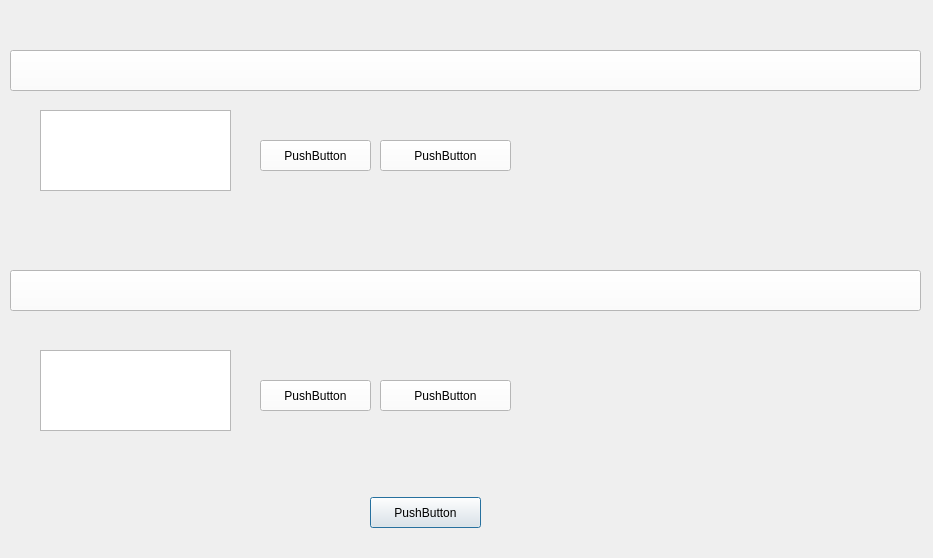
<?xml version="1.0" encoding="UTF-8"?>
<ui version="4.0">
 <class>quiz</class>
 <widget class="QDialog" name="quiz">
  <property name="geometry">
   <rect>
    <x>0</x>
    <y>0</y>
    <width>933</width>
    <height>558</height>
   </rect>
  </property>
  <property name="windowTitle">
   <string>Quiz</string>
  </property>
  <widget class="QPushButton" name="pushButton">
   <property name="geometry">
    <rect>
     <x>370</x>
     <y>497</y>
     <width>111</width>
     <height>31</height>
    </rect>
   </property>
   <property name="styleSheet">
    <string notr="true">background-image: url(:/img/img/orangeButton2.jpg);
font: 75 16pt &quot;MS Shell Dlg 2&quot;;</string>
   </property>
   <property name="text">
    <string>PushButton</string>
   </property>
  </widget>
  <widget class="QPushButton" name="pushButton_16">
   <property name="geometry">
    <rect>
     <x>10</x>
     <y>50</y>
     <width>911</width>
     <height>41</height>
    </rect>
   </property>
   <property name="styleSheet">
    <string notr="true">color: rgb(0, 0, 0);
background-color: rgb(255, 255, 255);
font: 75 18pt &quot;MS Shell Dlg 2&quot;;</string>
   </property>
   <property name="text">
    <string/>
   </property>
  </widget>
  <widget class="QPlainTextEdit" name="plainTextEdit">
   <property name="geometry">
    <rect>
     <x>40</x>
     <y>110</y>
     <width>191</width>
     <height>81</height>
    </rect>
   </property>
  </widget>
  <widget class="QPushButton" name="pushButton_17">
   <property name="geometry">
    <rect>
     <x>10</x>
     <y>270</y>
     <width>911</width>
     <height>41</height>
    </rect>
   </property>
   <property name="styleSheet">
    <string notr="true">color: rgb(0, 0, 0);
background-color: rgb(255, 255, 255);
font: 75 18pt &quot;MS Shell Dlg 2&quot;;</string>
   </property>
   <property name="text">
    <string/>
   </property>
  </widget>
  <widget class="QPlainTextEdit" name="plainTextEdit_2">
   <property name="geometry">
    <rect>
     <x>40</x>
     <y>350</y>
     <width>191</width>
     <height>81</height>
    </rect>
   </property>
  </widget>
  <widget class="QPushButton" name="pushButton_2">
   <property name="geometry">
    <rect>
     <x>260</x>
     <y>140</y>
     <width>111</width>
     <height>31</height>
    </rect>
   </property>
   <property name="styleSheet">
    <string notr="true">background-color: rgb(255, 255, 255);
font: 75 14pt &quot;MS Shell Dlg 2&quot;;
</string>
   </property>
   <property name="text">
    <string>PushButton</string>
   </property>
  </widget>
  <widget class="QPushButton" name="pushButton_3">
   <property name="geometry">
    <rect>
     <x>260</x>
     <y>380</y>
     <width>111</width>
     <height>31</height>
    </rect>
   </property>
   <property name="styleSheet">
    <string notr="true">background-color: rgb(255, 255, 255);
font: 75 14pt &quot;MS Shell Dlg 2&quot;;</string>
   </property>
   <property name="text">
    <string>PushButton</string>
   </property>
  </widget>
  <widget class="QPushButton" name="pushButton_4">
   <property name="geometry">
    <rect>
     <x>380</x>
     <y>140</y>
     <width>131</width>
     <height>31</height>
    </rect>
   </property>
   <property name="styleSheet">
    <string notr="true">background-color: rgb(255, 255, 255);
font: 75 14pt &quot;MS Shell Dlg 2&quot;;</string>
   </property>
   <property name="text">
    <string>PushButton</string>
   </property>
  </widget>
  <widget class="QPushButton" name="pushButton_5">
   <property name="geometry">
    <rect>
     <x>380</x>
     <y>380</y>
     <width>131</width>
     <height>31</height>
    </rect>
   </property>
   <property name="styleSheet">
    <string notr="true">background-color: rgb(255, 255, 255);
font: 75 14pt &quot;MS Shell Dlg 2&quot;;</string>
   </property>
   <property name="text">
    <string>PushButton</string>
   </property>
  </widget>
 </widget>
 <resources/>
 <connections/>
</ui>
